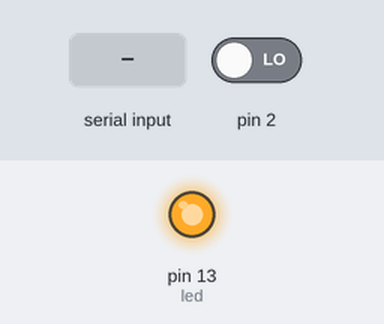
A sketch run on a simulated Arduino Uno, built for the host (arithmetic inside an expression is 32-bit, double 64-bit). On the bench: output pins drawn as LEDs (lit = HIGH). Inputs (shaded band) come from the test bench; at power-on: pin 2 LOW. Storage starts empty; what the sketch prints to the serial monitor is not drawn.

Above: at 0.1 s.
At 11.2 s:
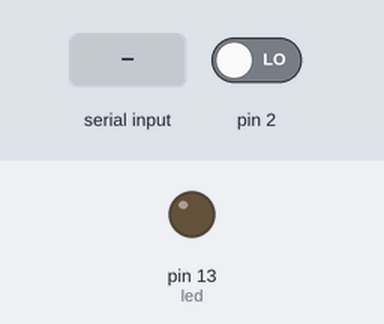
11.3 s: "1" received over Serial
Timing chart, 0 to 14.3 s (numbered marks = the images above; inputs shaded):
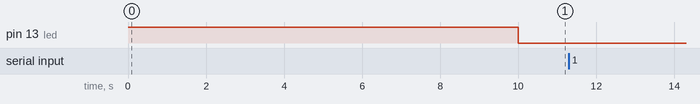

The sketch:

Log_NV08C_raw.ino
```cpp
#include <SdFat.h>
SdFat sd;
SdFile myFile;

// Software Version: 1.0

// On the Ethernet Shield, CS is pin 4. Note that even if it's not
// used as the CS pin, the hardware CS pin (10 on most Arduino boards,
// 53 on the Mega) must be left as an output or the SD library
// functions will not work.
const int chipSelect = 4;

int led = 13;
volatile int state = 1;

// define data buffer
const int bufferlen = 1024; // has worked with 1024 and 1000 and 768
char inputBuffer[bufferlen];

// define a cancel all data output message
// uint8_t cancel_all[4]={0x10,0x0E,0x10,0x03};

// different logging intervals
uint8_t request_raw[5]={0x10,0xF4,0x0A,0x10,0x03}; // 1 seconds
// uint8_t request_raw[5]={0x10,0xF4,0x14,0x10,0x03}; // 2 seconds
// uint8_t request_raw[5]={0x10,0xF4,0x32,0x10,0x03}; // 5 seconds
// uint8_t request_raw[5]={0x10,0xF4,0x64,0x10,0x03}; // 10 seconds
// uint8_t conf_com1[10]={0x10,0x0B,0x01,0x80,0x25,0x00,0x00,0x02,0x10,0x03}; // set com 1 to 9600 baud NMEA
uint8_t conf_com2[10]={0x10,0x0B,0x02,0x80,0x25,0x00,0x00,0x04,0x10,0x03}; // set com 2 to 9600 baud BINR

int filecount = 0;
char logfile[9];

void setup()
{
  pinMode(led, OUTPUT);
  // initialize the receiver for 9600 baud comms
  digitalWrite(led, HIGH);
  Serial.begin(115200,SERIAL_8O1);
  while (!Serial) {} // wait for Leonardo ;)
  delay(5000);
  // use the next two lines if you want to configure port 1
  // from the binary Arduino.
//  Serial.write(conf_com1,sizeof(conf_com1));
//  delay(5000);
  Serial.write(conf_com2,sizeof(conf_com2));
  delay(5000);
  Serial.end();
  digitalWrite(led, LOW);

  // Open serial communications and wait for port to open:
  Serial.begin(9600, SERIAL_8O1);
  while (!Serial) {} // wait for Leonardo ;)

  // Initialize SdFat or print a detailed error message and halt
  // Use half speed like the native library.
  // change to SPI_FULL_SPEED for more performance.
  if (!sd.begin(chipSelect, SPI_FULL_SPEED)) sd.initErrorHalt();
  // count the existing files
  while (myFile.openNext(sd.vwd(), O_READ)) {
    filecount = filecount + 1;
    myFile.close();
  }
  // attach an interrupt to switch file names
  attachInterrupt(0, filestate, RISING);

}

void loop() {

  if (state == 1) {
    if (myFile.isOpen()) {
      myFile.close();
    }
    filecount = filecount + 1;
    sprintf(logfile, "l%04d.dat", filecount);
    // open the file for write at end like the Native SD library
    if (!myFile.open(logfile, O_WRITE | O_CREAT | O_SYNC)) {
      sd.errorHalt("opening test.txt for write failed");
    }
    state = 0;
  }

  if (state == 0) {
    // request RAW stream on x sec interval
    Serial.write(request_raw,sizeof(request_raw));
  }

  while (Serial.available() > 0 && state == 0) {
    Serial.readBytes(inputBuffer, bufferlen);
    digitalWrite(led, HIGH);
    myFile.write(inputBuffer, bufferlen);
    digitalWrite(led, LOW);
  }

}

void filestate()
{
  state = 1;
}
```
